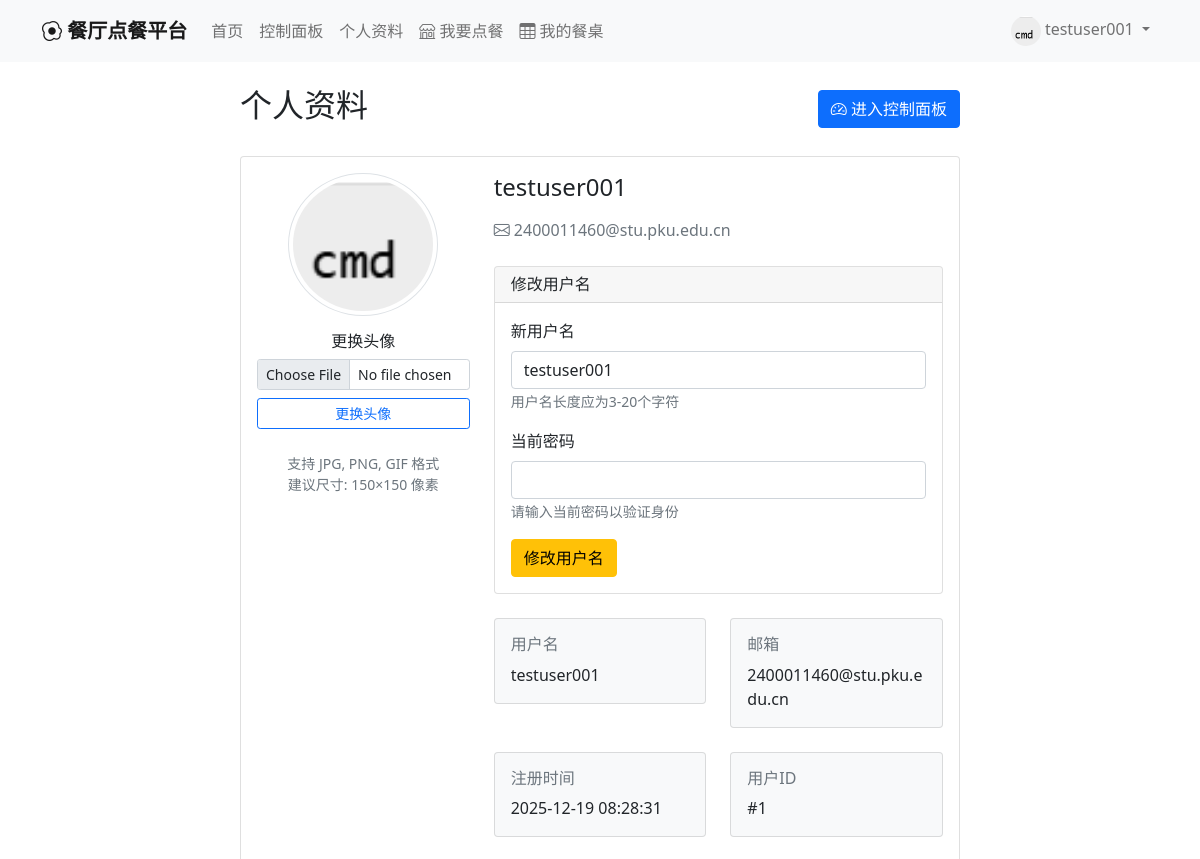
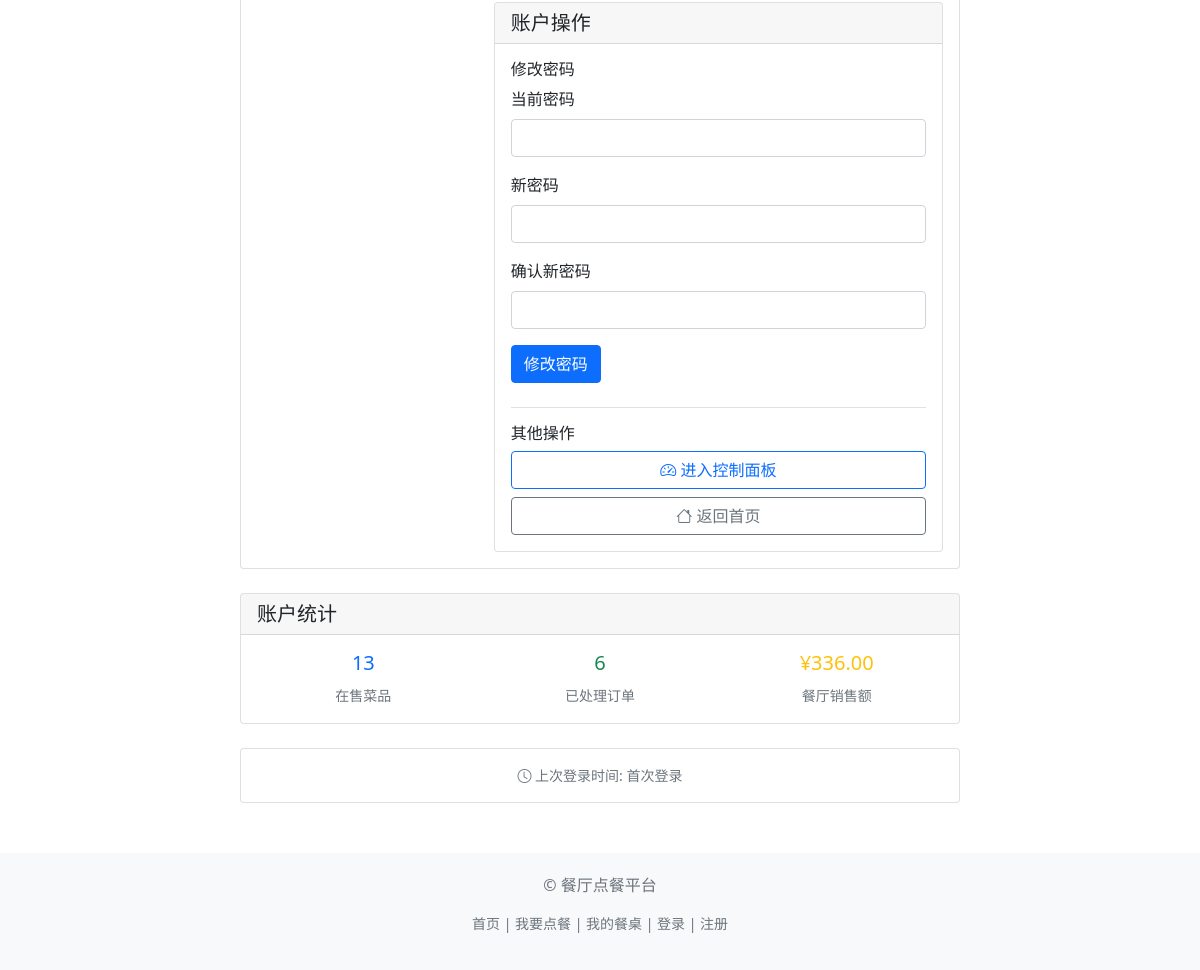
Before: /auth/profile (signed in) with the older database file (2 pictures, top to bottom).
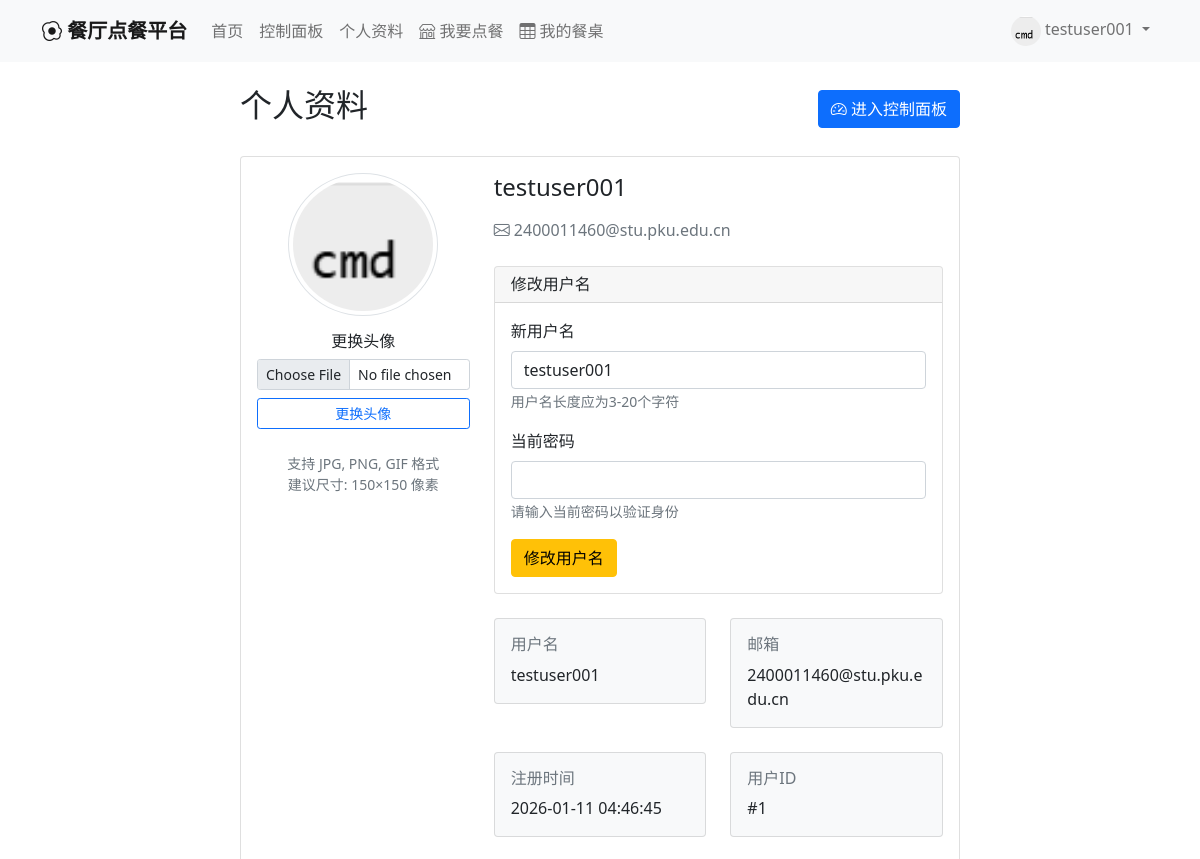
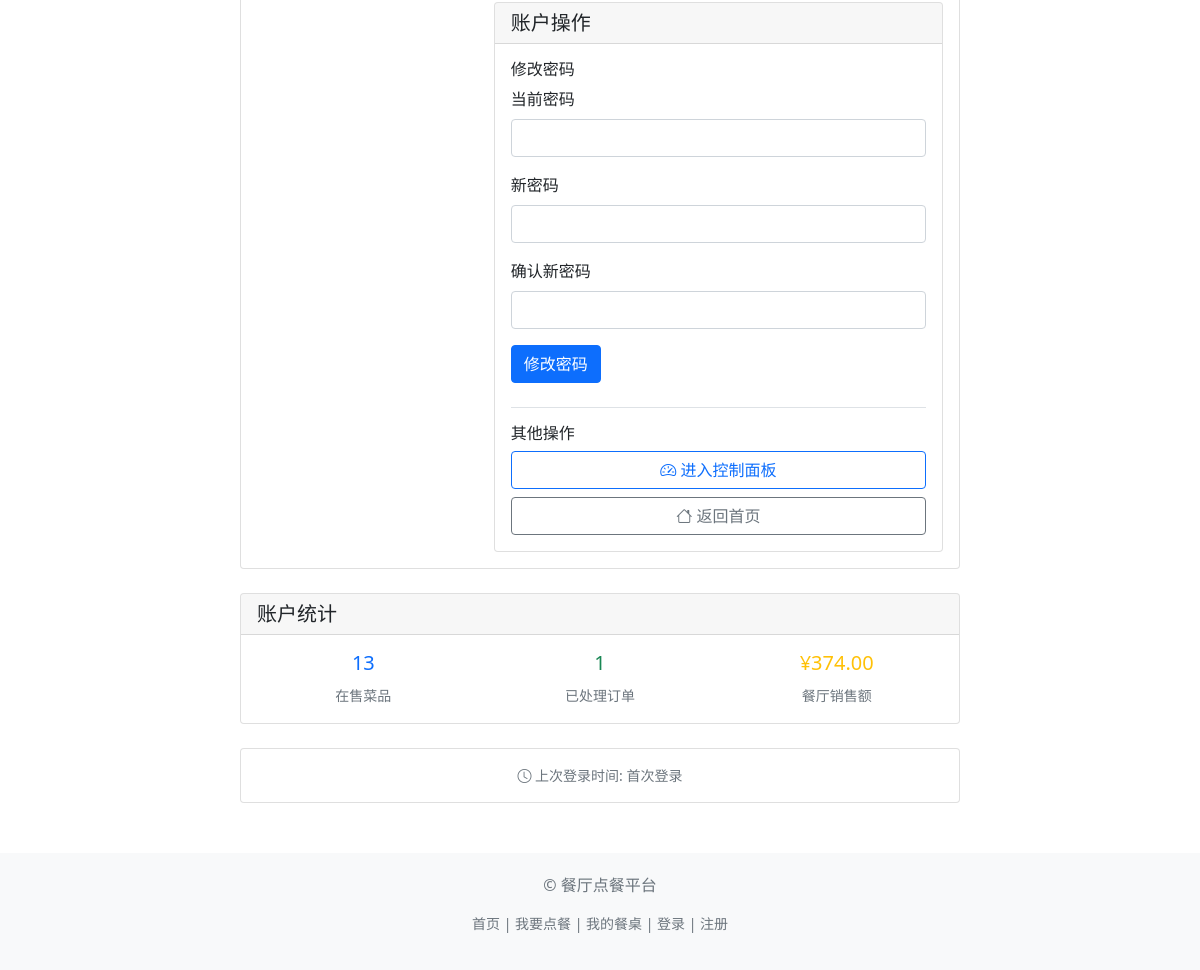
After: the same page with the newer database file (2 pictures, top to bottom).
### app/models.py (models this page shows, shortened)
class User(UserMixin, db.Model):
    id = db.Column(db.Integer, primary_key=True)
    username = db.Column(db.String(64), unique=True, nullable=False, index=True)
    email = db.Column(db.String(120), unique=True, nullable=False, index=True)
    password_hash = db.Column(db.String(256), nullable=False)
    avatar_path = db.Column(db.String(200), default='default_avatar.png')
    created_at = db.Column(db.DateTime, default=datetime.utcnow)
    is_active = db.Column(db.Boolean, default=True)
    role = db.Column(db.String(20), default='customer')  # 'customer' 或 'owner'
    restaurant = db.relationship('Restaurant', backref='owner', uselist=False, lazy=True)
    orders = db.relationship('Order', backref='customer', lazy='dynamic')
    blacklisted_by = db.relationship('Blacklist', backref='user', lazy='dynamic')

class Restaurant(db.Model):
    id = db.Column(db.Integer, primary_key=True)
    name = db.Column(db.String(100), unique=True, nullable=False, index=True)
    logo_path = db.Column(db.String(200), default='default_logo.png')
    description = db.Column(db.Text)
    owner_id = db.Column(db.Integer, db.ForeignKey('user.id'), nullable=False)
    created_at = db.Column(db.DateTime, default=datetime.utcnow)
    total_sales = db.Column(db.Float, default=0.0)  # 餐厅总销售额，用于排序
    categories = db.relationship('Category', backref='restaurant', lazy='dynamic', cascade='all, delete-orphan')
    dishes = db.relationship('Dish', backref='restaurant', lazy='dynamic', cascade='all, delete-orphan')
    orders = db.relationship('Order', backref='restaurant', lazy='dynamic')
    blacklist = db.relationship('Blacklist', backref='restaurant', lazy='dynamic', cascade='all, delete-orphan')

### app/routes/auth.py (the view, shortened to what this page needs)
@auth_bp.route('/profile', methods=['GET', 'POST'])
@login_required
def profile():
    from app.forms import ChangePasswordForm, ChangeAvatarForm, ChangeUsernameForm
    change_password_form = ChangePasswordForm()
    change_avatar_form = ChangeAvatarForm()
    change_username_form = ChangeUsernameForm()
    stats = {}
    if current_user.restaurant:
        User, Dish, Order, Restaurant = get_models()
        db = get_db()
        active_dishes_count = db.session.query(Dish).filter_by(
            restaurant_id=current_user.restaurant.id,
            is_active=True
        ).count()
        paid_orders_count = db.session.query(Order).filter_by(
            restaurant_id=current_user.restaurant.id,
            status='paid'
        ).count()
        stats = {
            'active_dishes_count': active_dishes_count,
            'paid_orders_count': paid_orders_count,
            'total_sales': current_user.restaurant.total_sales or 0
        }
    return render_template('auth/profile.html',
                         title='个人资料',
                         change_password_form=change_password_form,
                         change_avatar_form=change_avatar_form,
                         change_username_form=change_username_form,
                         stats=stats)

### app/forms.py
class ChangePasswordForm(FlaskForm):
    current_password = PasswordField('当前密码', validators=[
        DataRequired(message='当前密码不能为空')
    ])
    new_password = PasswordField('新密码', validators=[
        DataRequired(message='新密码不能为空'),
        Length(min=6, max=60, message='密码长度应为6-60个字符')
    ])
    confirm_password = PasswordField('确认新密码', validators=[
        DataRequired(message='请确认新密码'),
        EqualTo('new_password', message='两次输入的新密码不一致')
    ])
    submit = SubmitField('修改密码')

class ChangeAvatarForm(FlaskForm):
    avatar = FileField('选择新头像', validators=[
        FileAllowed(['jpg', 'jpeg', 'png', 'gif'], '只支持jpg, jpeg, png, gif格式'),
        Optional()  # 可选，因为用户可能不想更换头像
    ])
    submit = SubmitField('更换头像')

### app/routes/auth.py (called while the page is built)
def get_db():
    from app import db
    return db

def get_models():
    from app.models import User, Dish, Order, Restaurant
    return User, Dish, Order, Restaurant

### app/templates/auth/profile.html (shortened to what the changed rows need)
{% extends "base.html" %}
{% block content %}
<div class="container mt-4">
    <div class="row justify-content-center">
        <div class="col-lg-8">
            <div class="d-flex justify-content-between align-items-center mb-4">
                <h2>个人资料</h2>
            </div>
            <div class="card mb-4">
                <div class="card-body">
                    <div class="row">
                        <div class="col-md-4 text-center">
                            <div class="mb-3">
                                <img src="{{ url_for('static', filename='uploads/avatars/' + current_user.avatar_path) }}"
                                     alt="{{ current_user.username }}"
                                     class="rounded-circle img-thumbnail"
                                     width="150" height="150"
                                     style="object-fit: cover;">
                            </div>
                        </div>
                        <div class="col-md-8">
                            <h4 class="mb-3">{{ current_user.username }}</h4>
                            <p class="text-muted mb-4">
                                <i class="bi bi-envelope"></i> {{ current_user.email }}
                            </p>
                            <div class="card mb-4">
                                <div class="card-header">
                                </div>
                                <div class="card-body">
                                </div>
                            </div>
                            <div class="row mb-4">
                                <div class="col-md-6">
                                    <div class="card bg-light">
                                        <div class="card-body">
                                            <h6 class="card-title text-muted">用户名</h6>
                                            <p class="card-text">{{ current_user.username }}</p>
                                        </div>
                                    </div>
                                </div>
                                <div class="col-md-6">
                                    <div class="card bg-light">
                                        <div class="card-body">
                                            <h6 class="card-title text-muted">邮箱</h6>
                                            <p class="card-text">{{ current_user.email }}</p>
                                        </div>
                                    </div>
                                </div>
                            </div>
                            <div class="row mb-4">
                                <div class="col-md-6">
                                    <div class="card bg-light">
                                        <div class="card-body">
                                            <h6 class="card-title text-muted">注册时间</h6>
                                            <p class="card-text">
                                                {{ current_user.created_at.strftime('%Y-%m-%d %H:%M:%S') if current_user.created_at else '未知' }}
                                            </p>
                                        </div>
                                    </div>
                                </div>
                                <div class="col-md-6">
                                    <div class="card bg-light">
                                        <div class="card-body">
                                            <h6 class="card-title text-muted">用户ID</h6>
                                            <p class="card-text">#{{ current_user.id }}</p>
                                        </div>
                                    </div>
                                </div>
                            </div>
                            <div class="card">
                                <div class="card-header">
                                </div>
                                <div class="card-body">
                                </div>
                            </div>
                        </div>
                    </div>
                </div>
            </div>
            <div class="card mb-4">
                <div class="card-body">
                    <div class="row text-center">
                        {% if current_user.restaurant %}
                        <div class="col-4">
                            <h5 class="text-primary">
                                {{ stats.active_dishes_count if stats else 0 }}
                            </h5>
                            <small class="text-muted">在售菜品</small>
                        </div>
                        <div class="col-4">
                            <h5 class="text-success">
                                {{ stats.paid_orders_count if stats else 0 }}
                            </h5>
                            <small class="text-muted">已处理订单</small>
                        </div>
                        <div class="col-4">
                            <h5 class="text-warning">
                                ¥{{ "%.2f"|format(stats.total_sales if stats else 0) }}
                            </h5>
                            <small class="text-muted">餐厅销售额</small>
                        </div>
                        {% endif %}
                    </div>
                </div>
            </div>
        </div>
    </div>
</div>
{% endblock %}

### app/templates/base.html (shortened to what this page needs)
<!DOCTYPE html>
<html lang="zh-CN">
<head>
    <link href="https://cdn.jsdelivr.net/npm/bootstrap@5.1.3/dist/css/bootstrap.min.css" rel="stylesheet">
    <link rel="stylesheet" href="https://cdn.jsdelivr.net/npm/bootstrap-icons@1.8.1/font/bootstrap-icons.css">
</head>
<body>
    <nav class="navbar navbar-expand-lg navbar-light bg-light">
        <div class="container">
            <a class="navbar-brand" href="{{ url_for('main.index') }}">
                <i class="bi bi-egg-fried"></i> 餐厅点餐平台
            </a>
            <div class="collapse navbar-collapse" id="navbarNav">
                <ul class="navbar-nav me-auto">
                    <li class="nav-item">
                        <a class="nav-link" href="{{ url_for('main.index') }}">首页</a>
                    </li>
                    {% if current_user.is_authenticated %}
                    <li class="nav-item">
                        <a class="nav-link" href="{{ url_for('main.dashboard') }}">控制面板</a>
                    </li>
                    <li class="nav-item">
                        <a class="nav-link" href="{{ url_for('auth.profile') }}">个人资料</a>
                    </li>
                    <li class="nav-item">
                        <a class="nav-link" href="{{ url_for('main.restaurants') }}">
                            <i class="bi bi-shop"></i> 我要点餐
                        </a>
                    </li>
                    <li class="nav-item">
                        <a class="nav-link" href="{{ url_for('main.my_table') }}">
                            <i class="bi bi-table"></i> 我的餐桌
                        </a>
                    </li>
                    {% endif %}
                </ul>
                <ul class="navbar-nav">
                    {% if current_user.is_authenticated %}
                    <li class="nav-item dropdown">
                        <a class="nav-link dropdown-toggle" href="#" id="navbarDropdown" role="button" data-bs-toggle="dropdown">
                            <img src="{{ url_for('static', filename='uploads/avatars/' + current_user.avatar_path) }}"
                                 alt="头像" class="rounded-circle" width="30" height="30">
                            {{ current_user.username }}
                        </a>
                    </li>
                    {% endif %}
                </ul>
            </div>
        </div>
    </nav>
    <main class="container mt-4">
        {% block content %}{% endblock %}
    </main>
    <footer class="footer">
        <div class="container text-center">
            <p class="text-muted">© 餐厅点餐平台</p>
            <p class="text-muted small">
                <a href="{{ url_for('main.index') }}" class="text-decoration-none text-muted">首页</a> |
                {% if current_user.is_authenticated %}
                <a href="{{ url_for('main.restaurants') }}" class="text-decoration-none text-muted">我要点餐</a> |
                <a href="{{ url_for('main.my_table') }}" class="text-decoration-none text-muted">我的餐桌</a> |
                {% endif %}
                <a href="{{ url_for('auth.login') }}" class="text-decoration-none text-muted">登录</a> |
                <a href="{{ url_for('auth.register') }}" class="text-decoration-none text-muted">注册</a>
            </p>
        </div>
    </footer>
</body>
</html>

Changed rows visible on the page:
changed User "testuser001": created_at "2025-12-19 08:28:31" → "2026-01-11 04:46:45"
changed Restaurant: total_sales "336.00" → "374.00"
Other visible differences:
{{ stats.paid_orders_count if stats else 0 }}: "6" → "1"
